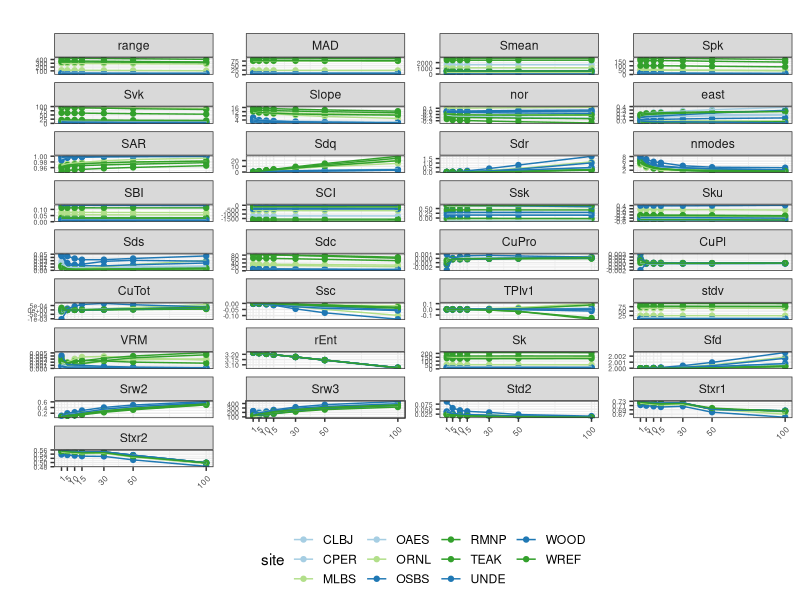
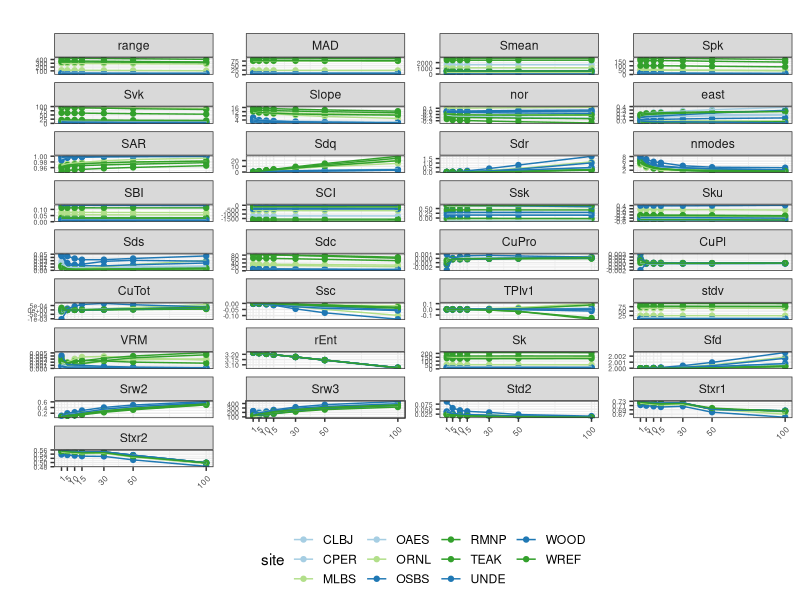

Here is the R script that generated these plots, in order:
#Script to plot metrics against increasing scale
library(ggplot2)
library(stringr) #Allows python-style string formatting
library(dplyr)

# read in the long data
in.data <- read.csv("./results/all_metrics_long_clean.csv")

remove.metrics <- c("Sa", "Sq", "s10z", "Sdq6", "Sph", "Svi", "Sv", "Scl1",
                    "TRIv1", "TRIriley", "TRIrmsd", "rough",
                    "Std1", "TPIv2", "TRIv2", "Srw1", "Scl2")

check <- !(in.data$func %in% remove.metrics)
Metrics.sub <- filter(in.data, check)


grouped.data <- Metrics.sub %>% group_by(func, site, res) %>% 
  summarise(mean = mean(value, na.rm = TRUE)) %>%
  mutate(res = as.numeric(res),
         func = factor(func,
                       levels = c("range", "MAD", "Smean", "Spk", "Svk",
                                  "Slope", "nor", "east", "SAR", "Sdq", "Sdr",
                                  "nmodes", "SBI", "SCI", "Ssk", "Sku", "Sds", 
                                  "Sdc", "CuPro", "CuPl", "CuTot", "Ssc", 
                                  "TPIv1", "stdv", "VRM", "rEnt", "Sk", "Sfd", 
                                  "Srw2", "Srw3", "Std2", "Stxr1", "Stxr2"))
         )


ggplot(grouped.data, aes(x = res, y = mean, color = site, group=site)) +
  geom_point() +
  geom_line() +
  #geom_errorbar(aes(x = res, ymin = min, ymax = max), width = .2)+
  facet_wrap(~ func, scales = "free_y", ncol = 4) +
  scale_x_continuous(breaks = sort(unique(grouped.data$res)))+
  theme_bw() +
  scale_color_manual(values = c("CPER" = "#a6cee3", "OAES" = "#a6cee3", "CLBJ" = "#a6cee3", 
                                "ORNL" = "#b2df8a", "MLBS" = "#b2df8a", 
                                "RMNP"="#33a02c", "TEAK"="#33a02c", "WREF"="#33a02c", 
                                "WOOD"="#1f78b4", "OSBS"="#1f78b4", "UNDE"="#1f78b4"))+
  labs(x = "", y = "", title = "") +
  theme(
    axis.text.x = element_text(angle = 45, hjust = 1, vjust = 1, size = 6),
    axis.text.y = element_text(size = 5)
  ) +
  theme(legend.position = "bottom", 
        legend.key.height = unit(0.1, "in"))
ggsave("./results/all_metrics_resolution.tif", width = 6.5 , height = 9.5, 
       units = "in", dpi = 300)
